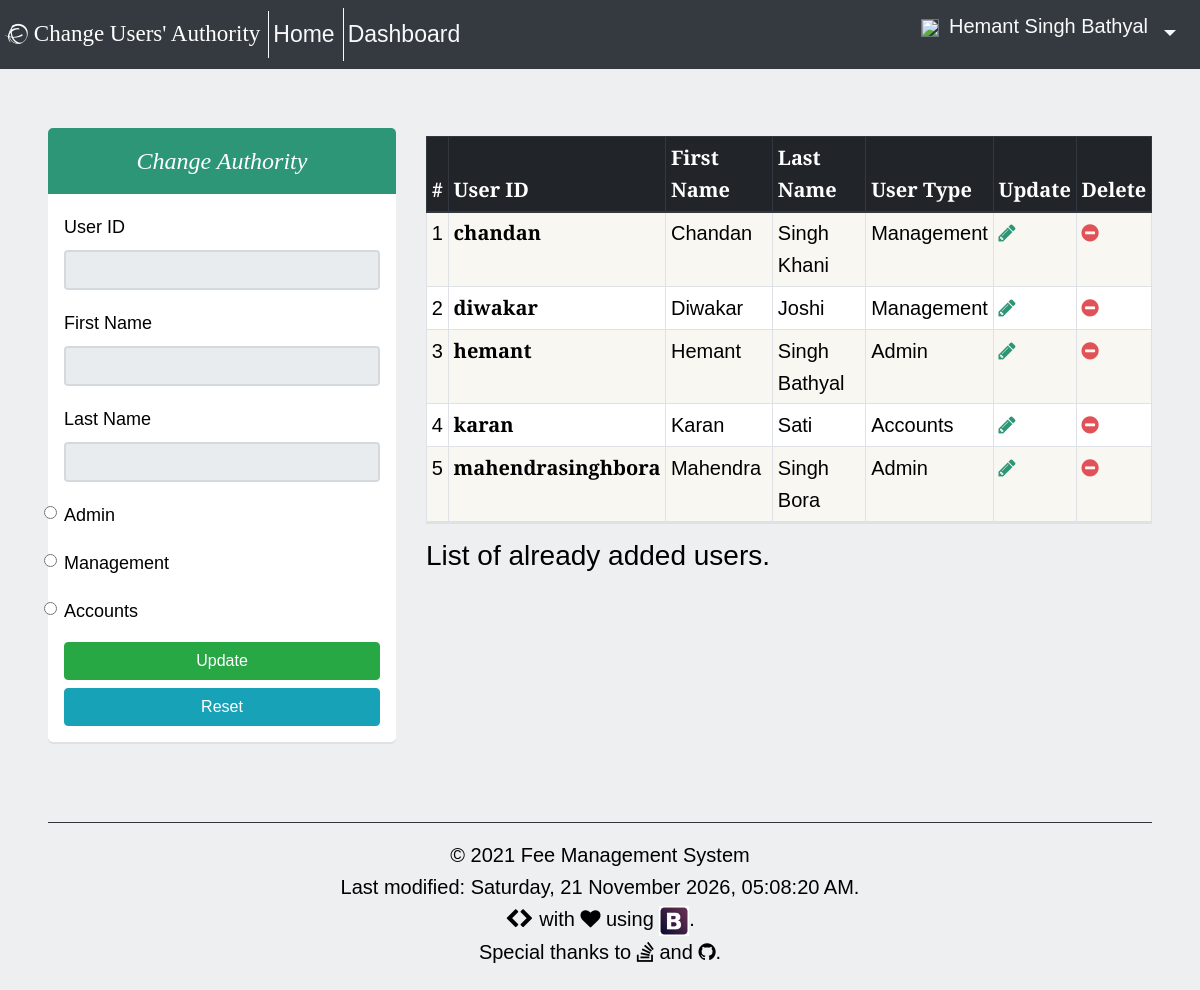
/admin/php/update_users.php (signed in), run on the app's committed database.
### tables this page shows
CREATE TABLE `user_status` (
  `USER_STATUS_ID` int(11) NOT NULL,
  `USER_TYPE` varchar(20) NOT NULL,
  `STATUS` tinyint(1) NOT NULL
);

CREATE TABLE `users` (
  `USER_ID` varchar(50) NOT NULL,
  `FIRST_NAME` varchar(30) NOT NULL,
  `LAST_NAME` varchar(30) DEFAULT NULL,
  `PASSWORD` varchar(20) NOT NULL,
  `USER_STATUS_ID` int(11) NOT NULL,
  `THUMBNAIL` varchar(150) DEFAULT NULL,
  `DATE_` timestamp NOT NULL DEFAULT CURRENT_TIMESTAMP,
  `STATUS` tinyint(1) NOT NULL
);

### admin/php/update_users.php (the view, shortened to what this page needs)
<?php session_start();
if (isset($_SESSION['userid']) && ($_SESSION['userstatus'] == 'ADMIN')) {
	require '../../php/db_config.php';
	$result = $con->query("SELECT * FROM users, user_status WHERE users.USER_STATUS_ID = user_status.USER_STATUS_ID;");
	$resultEdit = $con->query("SELECT * FROM users, user_status WHERE users.USER_STATUS_ID = user_status.USER_STATUS_ID AND USER_ID ='" . $_GET['userId'] . "';");
	$rowEdit = $resultEdit->fetch_assoc();
?>
<!doctype html>
<html lang="en">
	<head>
		<link rel="stylesheet" href="https://maxcdn.bootstrapcdn.com/bootstrap/4.0.0-beta.2/css/bootstrap.min.css">
		<link rel="stylesheet" href="/css/main.css" type="text/css">
		<link rel="stylesheet" href="/css/font-awesome/css/font-awesome.min.css">
	</head>
	<body>
		<header>
			<?php require '../../templates/navbar.php'; ?>
		</header>
		<div class="container-fluid px-5">
			<div class="row pt-5">
				<div class="col-lg-4 ml-sm-auto mt-3">
					<h3 class="form-banner" style="background-color: #2C9676;">Change Authority</h3>
					<form class="form px-3 py-3" action="../php/change_users.php" method="post">
						<div class="form-group">
							<label for="userID">User ID</label>
							<input type="text" class="form-control" id="userId" name="userId" value="<?php echo $rowEdit['USER_ID']; ?>" readonly>
						</div>
						<div class="form-group">
							<label for="firstName">First Name</label>
							<input type="text" class="form-control" id="firstName" name="firstName" value="<?php echo $rowEdit['FIRST_NAME']; ?>" readonly>
						</div>
						<div class="form-group">
							<label for="lastName">Last Name</label>
							<input type="text" class="form-control" id="lastName" name="lastName" value="<?php echo $rowEdit['LAST_NAME']; ?>" readonly>
						</div>
						<?php $resultUserType = $con->query("SELECT * FROM user_status;"); ?>
						<?php while ($rowUserType = $resultUserType->fetch_assoc()) { ?>
							<div class="form-group">
								<label for="userType" class="form-check-label">
									<input class="form-check-input" type="radio" value="<?php echo $rowUserType['USER_STATUS_ID']; ?>" id="userType" name="userType" required>
									<?php echo ucwords(strtolower($rowUserType['USER_TYPE']));?>
								</label>
							</div>
						<?php } ?>
						<button type="submit" class="btn btn-success btn-block">Update</button>
						<button type="reset" class="btn btn-info btn-block">Reset</button>
					</form>
				</div>
				<div class="col-lg-8 d-none d-sm-block ml-sm-auto mt-2">
					<table class="table table-bordered table-striped mt-3 bg-white table-sm">
						<caption class="lead">List of already added users.</caption>
						<thead class="thead-dark">
							<tr>
								<th scope="col">#</th>
								<th scope="col">User ID</th>
								<th scope="col">First Name</th>
								<th scope="col">Last Name</th>
								<th scope="col">User Type</th>
								<th scope="col">Update</th>
								<th scope="col">Delete</th>
							</tr>
						</thead>
						<tbody>
							<?php $i = 1;    ?>
							<?php while ($row = $result->fetch_assoc()){ ?>
								<?php if ($row['USER_ID'] == $_GET['userId']) { ?>
									<tr class="table-info">
								<?php } else {?>
									<tr>
									<?php } ?>
										<td><?php echo $i++; ?></td>
										<th scope="row"><?php echo $row['USER_ID']; ?></th>
										<td><?php echo $row['FIRST_NAME']; ?></td>
										<td><?php echo $row['LAST_NAME']; ?></td>
										<td><?php echo ucwords(strtolower($row['USER_TYPE'])); ?></td>
										<td><a href="../php/update_users.php?userId=<?php echo $row['USER_ID']; ?>"><i class="fa fa-pencil" aria-hidden="true"></i></a></td>
										<td><a href="../php/delete_users.php?userId=<?php echo $row['USER_ID']; ?>"><i class="fa fa-minus-circle" aria-hidden="true"></i></a></td>
									</tr>
							<?php } ?>
						</tbody>
					</table>
				</div>
			</div>
			<footer>
				<?php require '../../templates/footer.php'; ?>
			</footer>
 		</div>
	</body>
</html>
<?php } else {
	$_SESSION['intruder'] = 'Hey, hang on there! You gotta sign in first.';
	if ((isset($_SESSION['userid'])) && ($_SESSION['userstatus']) != 'ADMIN') {
		$_SESSION['noAuthority'] = "Hello friend, you don't belong here. Try once you're an admin.";
    }
    header("Location: ../../index.php");
}

### css/main.css (style rules this page uses)
body { background-color: #EDEFF0; padding-top: 4rem; font-family: 'Alegreya Sans', Verdana, Tahoma, sans-serif; font-size: 1.25em; line-height: 1.6; margin: 0; color: #000; font-feature-settings: "kern", "liga"; -moz-font-feature-settings: "kern", "liga"; -moz-font-feature-settings: "kern=1", "liga=1"; -ms-font-feature-settings: "kern", "liga"; -o-font-feature-settings: "kern", "liga"; -webkit-font-feature-settings: "kern", "liga"; }
h3 { font-family: 'Alegreya', Georgia, serif; font-weight: normal; font-style: italic; line-height: 1.2; }
.fa-pencil { color: #2C9676; }
.fa-minus-circle { color: #E15258; }
.form-banner { border-radius: 5px 5px 0 0; text-align: center; font-weight: 500; padding: 20px; color: #fff; font-size: 24px; margin-bottom: 0; line-height: 1.1; }
.form { border-radius: 0 0 5px 5px; box-shadow: 0 2px 0 rgba(0,0,0,0.06); background-color: #fff; }
input[type=text] { border: 2px solid #d4d9dd; color: #40484a; background-color: #f9fafa; }
.form label { font-size: 18px; font-weight: 500; color: #000; }
.form button[type=submit] { font-weight: 500; font-size: 16px; }
.form button[type=reset] { font-weight: 500; font-size: 16px; }
.table-striped tbody tr:nth-of-type(odd) { background-color:rgba(246,244,236,.75); }
.table { box-shadow: 0 2px 0 rgba(0,0,0,0.06); }
.table caption { font-size: 28px; color: #000; }

### data on the page
user_status: USER_TYPE "Admin"
user_status: USER_TYPE "Management"
user_status: USER_TYPE "Accounts"
users: USER_ID "chandan", FIRST_NAME "Chandan", LAST_NAME "Singh Khani", USER_STATUS_ID.USER_TYPE "Management"
users: USER_ID "diwakar", FIRST_NAME "Diwakar", LAST_NAME "Joshi", USER_STATUS_ID.USER_TYPE "Management"
users: USER_ID "hemant", FIRST_NAME "Hemant", LAST_NAME "Singh Bathyal", USER_STATUS_ID.USER_TYPE "Admin"
users: USER_ID "karan", FIRST_NAME "Karan", LAST_NAME "Sati", USER_STATUS_ID.USER_TYPE "Accounts"
users: USER_ID "mahendrasinghbora", FIRST_NAME "Mahendra", LAST_NAME "Singh Bora", USER_STATUS_ID.USER_TYPE "Admin"

### other printed values
$navBrand "Change Users' Authority"
$_SESSION['username'] "Hemant Singh Bathyal"
$lastModified "Saturday, 21 November 2026, 05:08:20 AM"
